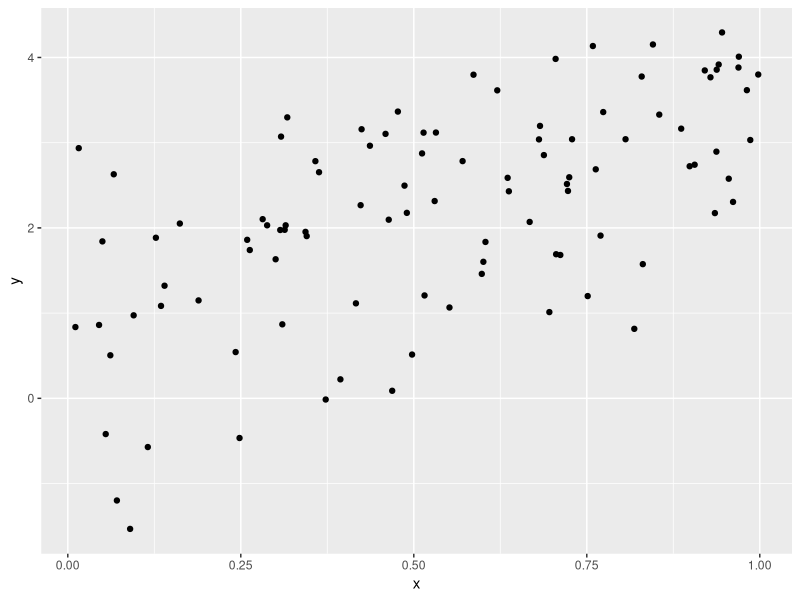

Write the R code that produced this figure.
## ---- chunk 1
library(tidyverse)
plot_df = 
  tibble(
    x = runif(100),
    y = 1 + 2 * x + rnorm(100)
  )

plot_df |> 
  ggplot(aes(x = x, y = y)) +
  geom_point()
